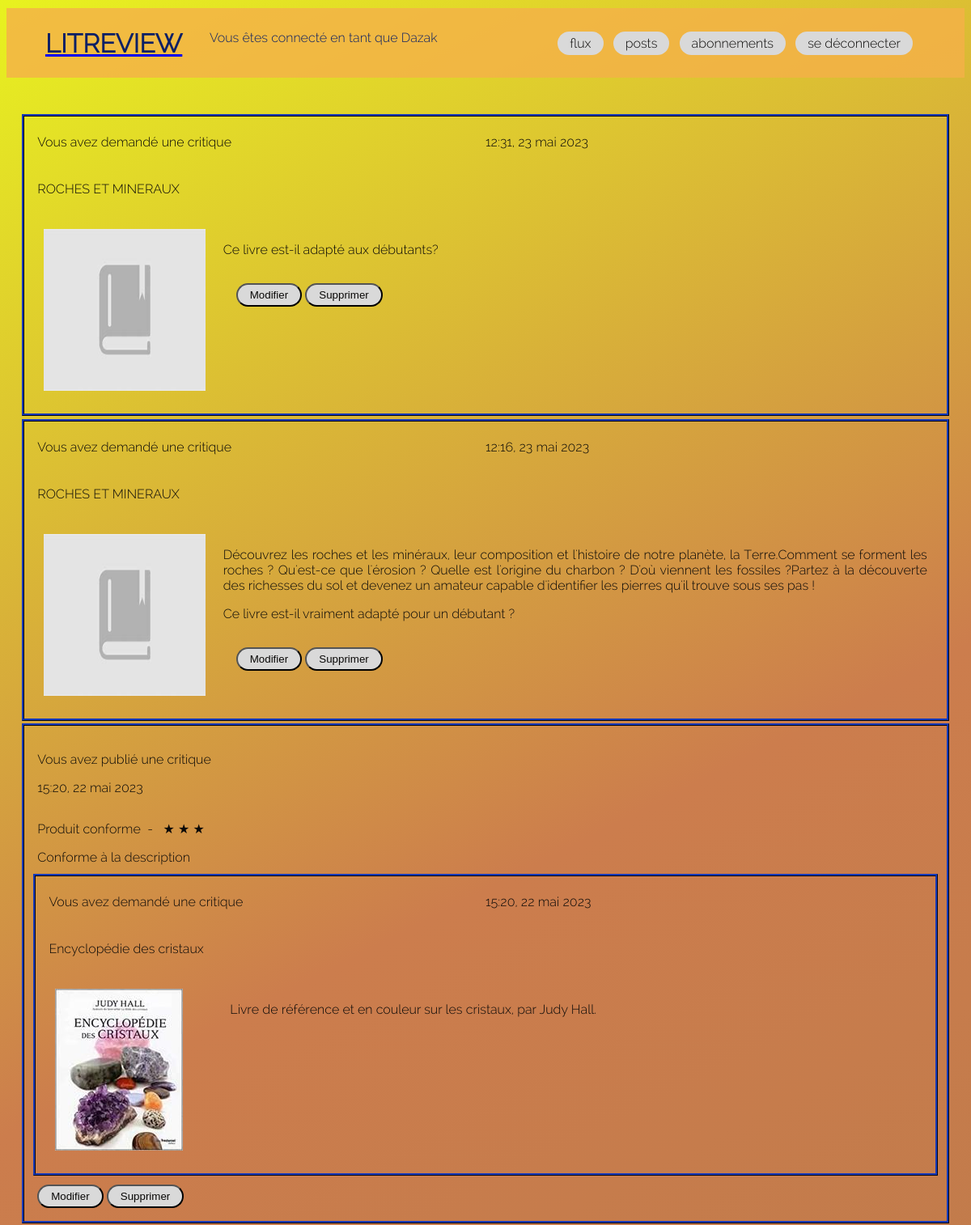
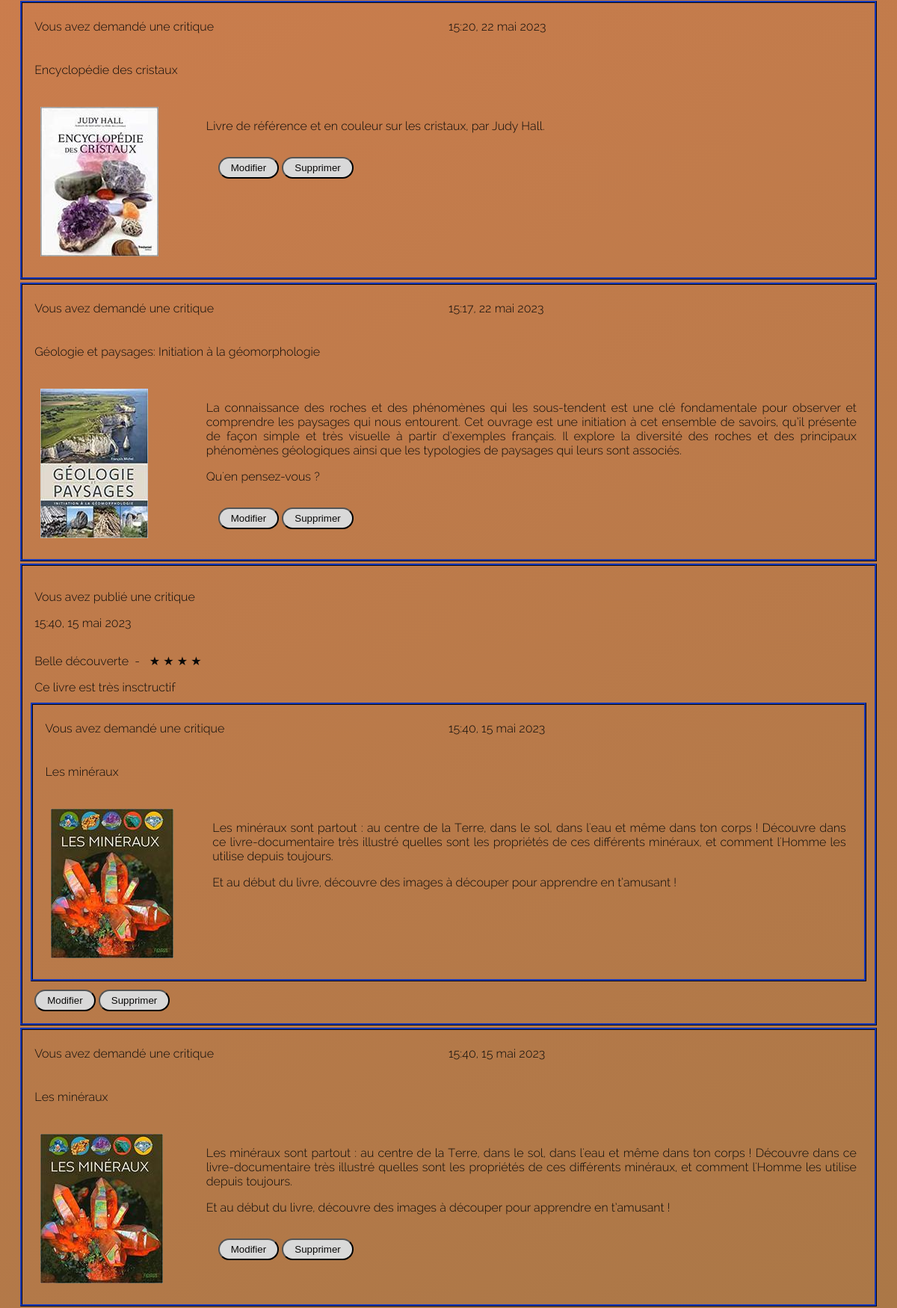
Screenshot of /posts (signed in, upper part) with the database file from the repository (2 pictures, top to bottom).
### review/models.py (models this page shows, shortened)
class Ticket(models.Model):
    title = models.CharField(max_length=128)
    description = models.TextField(max_length=2048, blank=True)
    user = models.ForeignKey(to=settings.AUTH_USER_MODEL,
                             on_delete=models.CASCADE)
    image = models.ImageField(null=True, blank=True,
                              upload_to='img')
    time_created = models.DateTimeField(auto_now_add=True)
    IMAGE_MAX_SIZE = (200, 200)

class Review(models.Model):
    ticket = models.ForeignKey(to=Ticket, on_delete=models.CASCADE)
    rating = models.PositiveSmallIntegerField(
        validators=[MinValueValidator(0), MaxValueValidator(5)])
    headline = models.CharField(max_length=128)
    body = models.CharField(max_length=8192, blank=True)
    user = models.ForeignKey(
        to=settings.AUTH_USER_MODEL, on_delete=models.CASCADE)
    time_created = models.DateTimeField(auto_now_add=True)

### review/views.py (the view)
# urls.py: path('posts', views.posts, name='posts'),
@login_required
def posts(request):
    reviews = Review.objects.filter(user=request.user)
    tickets = Ticket.objects.filter(user=request.user)
    merge_tickets_and_reviews = chain(tickets, reviews)
    tickets_and_reviews = sorted(merge_tickets_and_reviews,
                                 key=lambda x: x.time_created,
                                 reverse=True)
    context = {'tickets_and_reviews': tickets_and_reviews}
    return render(request, 'review/posts.html', context=context)

### review/templatetags/review_tags.py (called while the page is built)
@register.filter
def model_type(value):
    return type(value).__name__

@register.filter
def has_review(value):
    reviews = Review.objects.filter(Q(ticket=value) & ~Q(user=value.user))
    return reviews

### templates/review/posts.html
{% extends "base.html" %}
{% load review_tags %}
{% block content %}
{% include 'base/message.html'%}
<div class="feed__messages">
    {% for instance in tickets_and_reviews %}
        {% if instance|model_type == 'Ticket' %}
            {% include 'review/ticket/ticket_info.html' with ticket_posts=True %}
        {% elif instance|model_type == 'Review' %}
            {% include 'review/review/review_info.html' with review_posts=True %}
        {% endif %}
    {% endfor %}
</div>
{% endblock %}

### templates/base/header.html
<header id="header">
    <a href="{% url 'review:feed' %}"><h1>LITREVIEW</h1></a>
    {% if user.is_authenticated %}
        <div class="user_connected">
        <p>Vous êtes connecté en tant que {{request.user}}</p>
        </div>
        <nav class="header__menu">
            {% include 'navbar/navbar.html' %}
        </nav>
    {% endif %}
</header>

### templates/review/ticket/ticket_info.html (shortened to what this page needs)
{% load review_tags %}
{% load static %}
   <div class="cadre_info">
      <div class="ticket_info__1">
         {% if instance.user == request.user %}
            <p>Vous avez demandé une critique</p>
         {% else %}
            <p>{{instance.user|title}} a demandé une critique</p>
         {% endif %}
         <p class="ticket_info__date">
            {{ instance.time_created | time}}, {{ instance.time_created | date}}
         </p>
      </div>
      <div>
         <p>{{ instance.title }}</p>
      </div>
      <div class="ticket_info__2">
         <div>
            {% if instance.image %}
               <img src="{{instance.image.url }}">
            {% else %}
               <img src="{% static 'assets/default_image.png'%}">
            {% endif %}
         </div>
         <div class="ticket_info__2__text">
            {{ instance.description|linebreaks }}
            <div>
               {% if ticket_posts %}
                  <div>
                     <a href="{% url 'review:update_ticket' instance.id %}"><button class="btn">Modifier</button></a>
                     <a href="{% url 'review:delete_ticket' instance.id %}"><button class="btn">Supprimer</button></a>
                  </div>
               {% endif %}
            </div>
         </div>
      </div>
   </div>

### templates/review/review/review_info.html
<div class="cadre_info">
    <div class="review_info__1">
        {% if instance.user == request.user %}
            <p>Vous avez publié une critique</p>
        {% else %}
            <p>{{instance.user|title}} a publié une critique</p>
        {% endif %}
        <p class="review_info__date">
            {{ instance.time_created | time}}, {{ instance.time_created | date}}
        </p>
    </div>
    <div>
        {{instance.headline}} &nbsp;- &nbsp;
        {% with ''|center:instance.rating as range %}
        {% for _ in range %}
            &#9733;
        {% endfor %}
        {% endwith %}
    </div>
    <div>
        {{instance.body}}
    </div>
    {% include 'review/ticket/ticket_info.html' with instance=instance.ticket %}
    {% if review_posts %}
       <div>
          <a href="{% url 'review:update_review' instance.id %}"><button class="btn">Modifier</button></a>
          <a href="{% url 'review:delete_review' instance.id %}"><button class="btn">Supprimer</button></a>
       </div>
    {% endif %}
</div>

### static/css/review.css (style rules this page uses)
html { background: linear-gradient(333deg, rgb(144, 115, 66) 0%, rgb(204, 125, 77) 76%, rgb(232, 242, 31) 100%); font-family: "Raleway-Light"; color: rgb(10, 9, 8); min-height: 100vh; scroll-behavior: smooth; overflow-x: hidden; }
h1 { font-size: 2rem; color: rgb(11, 31, 101); }
div { padding: 0.5rem; }
.btn { background-color: rgb(217, 217, 217); color: rgb(10, 9, 8); padding: 5px 15px; border-radius: 1rem; }
header { background-color: rgba(246, 177, 73, 0.8); padding: 0.2rem 3rem; display: grid; grid-template-columns: repeat(1fr 2fr 4fr); margin: 10px auto; }
header .user_connected { grid-column: 2; color: rgb(11, 31, 101); }
header .header__menu { padding-top: 0em; padding-right: 0em; grid-column: 4; margin: auto 1em; align-content: center; text-align: right; }
.cadre_info { border: 1mm rgb(11, 31, 101) ridge; margin: 0.2rem; }
.cadre_info .ticket_info__1 { display: grid; grid-template-columns: repeat(2, 1fr); line-height: 0; }
.cadre_info .ticket_info__2 { display: grid; grid-template-columns: 1fr 4fr; }
.cadre_info .ticket_info__2 .ticket_info__2__text { text-align: justify; }

### rows the page displays
Ticket: shows "Vous avez demandé une critique", time_created "12:31", time_created "23 mai 2023", title "ROCHES ET MINERAUX", description "Ce livre est-il adapté aux débutants?", shows "Modifier"
Ticket: shows "Vous avez demandé une critique", time_created "12:16", time_created "23 mai 2023", title "ROCHES ET MINERAUX", description "Découvrez les roches et les minéraux, leur composition et l'histoire de notre planète, la Terre.Comment se forment les roches ? Qu'est-ce que l'érosion ? Quelle est l'origine du charbon ? D'où viennent les fossiles ?Partez à la découverte des richesses du sol et devenez un amateur capable d'identifier les pierres qu'il trouve sous ses pas ! Ce livre est-il vraiment adapté pour un débutant ?", shows "Modifier"
Review: shows "Vous avez publié une critique", time_created "15:20", time_created "22 mai 2023", headline "Produit conforme", rating 3 (drawn), body "Conforme à la description", title "Encyclopédie des cristaux", image (picture), description "Livre de référence et en couleur sur les cristaux, par Judy Hall.", shows "Modifier"
Ticket: shows "Vous avez demandé une critique", time_created "15:20", time_created "22 mai 2023", title "Encyclopédie des cristaux", image (picture), description "Livre de référence et en couleur sur les cristaux, par Judy Hall.", shows "Modifier"
Ticket: shows "Vous avez demandé une critique", time_created "15:17", time_created "22 mai 2023", title "Géologie et paysages: Initiation à la géomorphologie", image (picture), description "La connaissance des roches et des phénomènes qui les sous-tendent est une clé fondamentale pour observer et comprendre les paysages qui nous entourent. Cet ouvrage est une initiation à cet ensemble de savoirs, qu’il présente de façon simple et très visuelle à partir d’exemples français. Il explore la diversité des roches et des principaux phénomènes géologiques ainsi que les typologies de paysages qui leurs sont associés. Qu'en pensez-vous ?", shows "Modifier"
Review: shows "Vous avez publié une critique", time_created "15:40", time_created "15 mai 2023", headline "Belle découverte", rating 4 (drawn), body "Ce livre est très insctructif", title "Les minéraux", image (picture), description "Les minéraux sont partout : au centre de la Terre, dans le sol, dans l'eau et même dans ton corps ! Découvre dans ce livre-documentaire très illustré quelles sont les propriétés de ces différents minéraux, et comment l'Homme les utilise depuis toujours. Et au début du livre, découvre des images à découper pour apprendre en t’amusant !", shows "Modifier"
Ticket: shows "Vous avez demandé une critique", time_created "15:40", time_created "15 mai 2023", title "Les minéraux", image (picture), description "Les minéraux sont partout : au centre de la Terre, dans le sol, dans l'eau et même dans ton corps ! Découvre dans ce livre-documentaire très illustré quelles sont les propriétés de ces différents minéraux, et comment l'Homme les utilise depuis toujours. Et au début du livre, découvre des images à découper pour apprendre en t’amusant !", shows "Modifier"

### other values shown
{{ request.user }} "Dazak"
